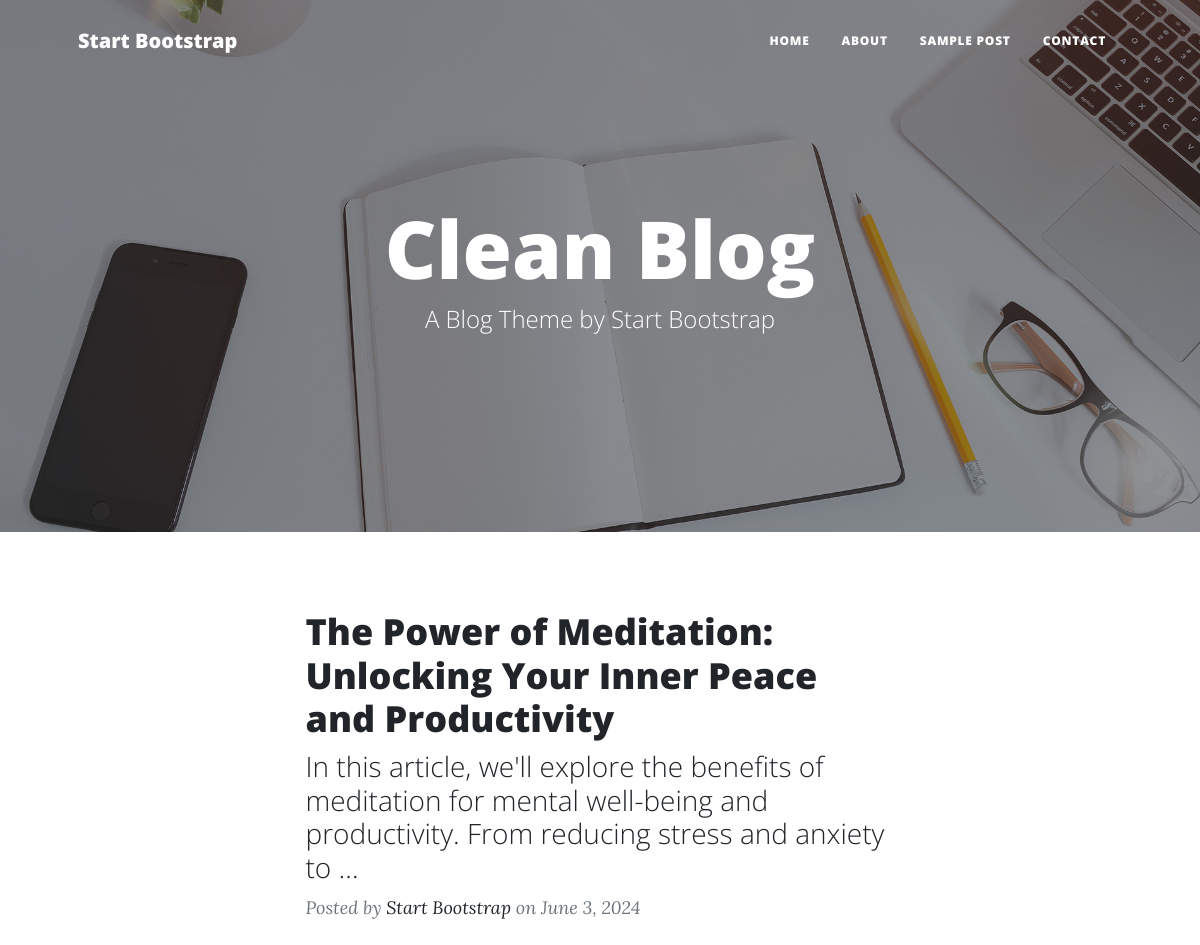
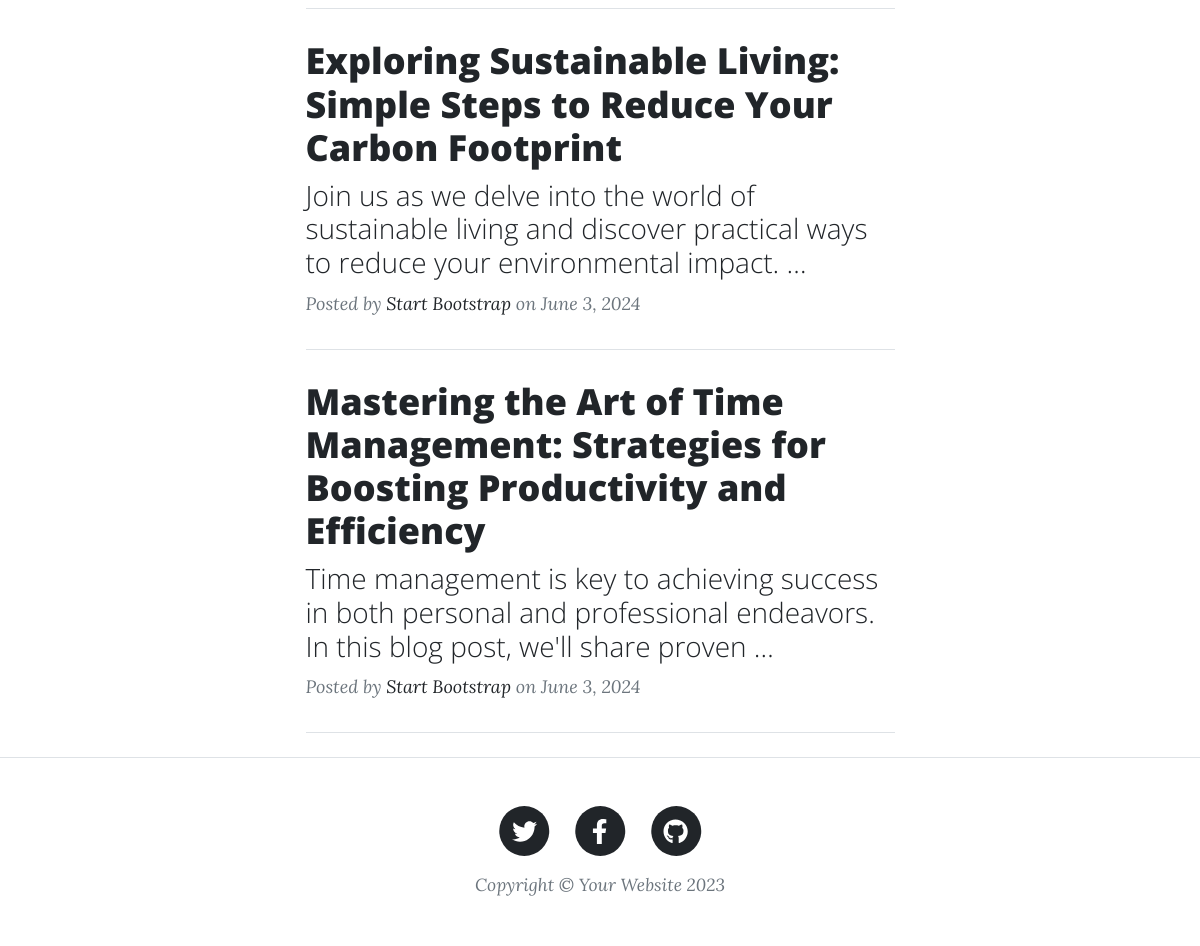
The page / on the database its author committed (2 pictures, top to bottom).
### myapp/models.py (models this page shows)
class Post (models.Model):
    header=models.CharField(max_length=300)
    body=models.CharField(max_length=10000)
    date_post=models.DateField(default=date.today())

### myapp/views.py (the view)
# urls.py: path('',views.index,name="index"),
def index(request):
    collection=Post.objects.all()
    return render(request,"index.html",{'collections':collection})

### templates/index.html (shortened to what this page needs)
{% load static %}
<!DOCTYPE html>
<html lang="en">
    <head>
        <link href="{% static 'css/styles.css' %}" rel="stylesheet" />
    </head>
    <body>
        <nav class="navbar navbar-expand-lg navbar-light" id="mainNav">
            <div class="container px-4 px-lg-5">
                <a class="navbar-brand" href="index.html">Start Bootstrap</a>
                <div class="collapse navbar-collapse" id="navbarResponsive">
                    <ul class="navbar-nav ms-auto py-4 py-lg-0">
                        <li class="nav-item"><a class="nav-link px-lg-3 py-3 py-lg-4" href="index.html">Home</a></li>
                        <li class="nav-item"><a class="nav-link px-lg-3 py-3 py-lg-4" href="about.html">About</a></li>
                        <li class="nav-item"><a class="nav-link px-lg-3 py-3 py-lg-4" href="post.html">Sample Post</a></li>
                        <li class="nav-item"><a class="nav-link px-lg-3 py-3 py-lg-4" href="contact">Contact</a></li>
                    </ul>
                </div>
            </div>
        </nav>
        <header class="masthead" style="background-image: url('assets/img/home-bg.jpg')">
            <div class="container position-relative px-4 px-lg-5">
                <div class="row gx-4 gx-lg-5 justify-content-center">
                    <div class="col-md-10 col-lg-8 col-xl-7">
                        <div class="site-heading">
                            <h1>Clean Blog</h1>
                            <span class="subheading">A Blog Theme by Start Bootstrap</span>
                        </div>
                    </div>
                </div>
            </div>
        </header>
        <div class="container px-4 px-lg-5">
            <div class="row gx-4 gx-lg-5 justify-content-center">
                <div class="col-md-10 col-lg-8 col-xl-7">
                    {% for post in collections%}
                    <div class="post-preview">
                        <a href="post/{{post.id}}">
                            <h2 class="post-title">{{post.header}}</h2>
                            <h3 class="post-subtitle">{{post.body | truncatewords:20 }}</h3>
                        </a>
                        <p class="post-meta">
                            Posted by
                            <a href="#!">Start Bootstrap</a>
                            on {{post.date_post}}
                        </p>
                    </div>
                    <hr class="my-4" />
                    {% endfor %}
                </div>
            </div>
        </div>
        <footer class="border-top">
            <div class="container px-4 px-lg-5">
                <div class="row gx-4 gx-lg-5 justify-content-center">
                    <div class="col-md-10 col-lg-8 col-xl-7">
                        <ul class="list-inline text-center">
                            <li class="list-inline-item">
                                <a href="#!">
                                    <span class="fa-stack fa-lg">
                                        <i class="fas fa-circle fa-stack-2x"></i>
                                        <i class="fab fa-twitter fa-stack-1x fa-inverse"></i>
                                    </span>
                                </a>
                            </li>
                            <li class="list-inline-item">
                                <a href="#!">
                                    <span class="fa-stack fa-lg">
                                        <i class="fas fa-circle fa-stack-2x"></i>
                                        <i class="fab fa-facebook-f fa-stack-1x fa-inverse"></i>
                                    </span>
                                </a>
                            </li>
                            <li class="list-inline-item">
                                <a href="#!">
                                    <span class="fa-stack fa-lg">
                                        <i class="fas fa-circle fa-stack-2x"></i>
                                        <i class="fab fa-github fa-stack-1x fa-inverse"></i>
                                    </span>
                                </a>
                            </li>
                        </ul>
                        <div class="small text-center text-muted fst-italic">Copyright &copy; Your Website 2023</div>
                    </div>
                </div>
            </div>
        </footer>
    </body>
</html>

### rows shown on the page
Post: header "The Power of Meditation: Unlocking Your Inner Peace and Productivity", body "In this article, we'll explore the benefits of meditation for mental well-being and productivity. From reducing stress and anxiety to …", date_post "June 3, 2024"
Post: header "Exploring Sustainable Living: Simple Steps to Reduce Your Carbon Footprint", body "Join us as we delve into the world of sustainable living and discover practical ways to reduce your environmental impact. …", date_post "June 3, 2024"
Post: header "Mastering the Art of Time Management: Strategies for Boosting Productivity and Efficiency", body "Time management is key to achieving success in both personal and professional endeavors. In this blog post, we'll share proven …", date_post "June 3, 2024"
